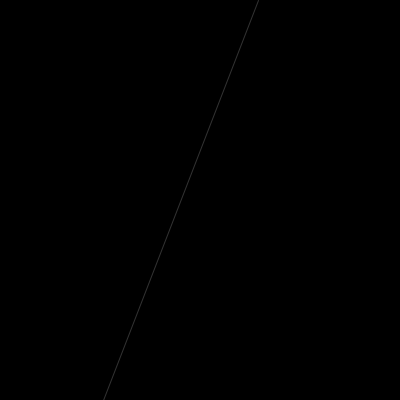
Frame 1 (no input)
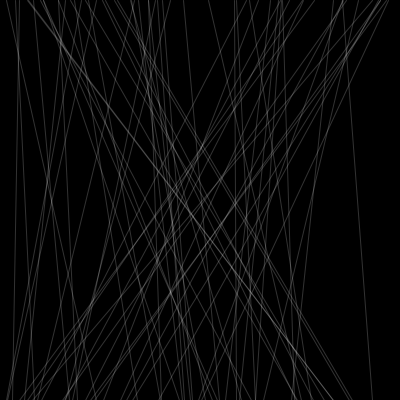
Frame 60 (the mouse pressed at the canvas centre just before this capture)
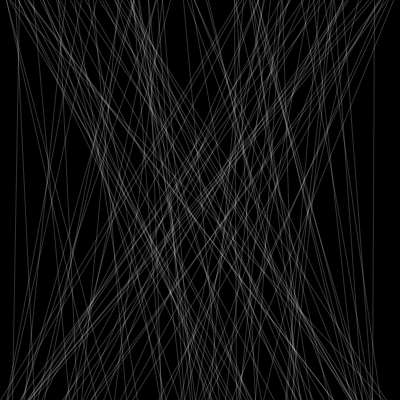
Frame 120 (the mouse held since frame 60 and released just before this capture)

The Processing sketch that drew these frames (run headless with seeded random() and noise(); from frame 60 on, the mouse is pressed at the canvas centre):

// Processing sketch: ejemplo09Random
// ── ejemplo09Random.pde
void setup(){
  size(400,400);
  background(0); //fondo negro
  
}

void draw(){
  stroke(255,50); //fuente blanco y transparencia
  float x1 = random(0,width);
  float x2 = random(0,width);
  line(x1,0,x2,height);
}
